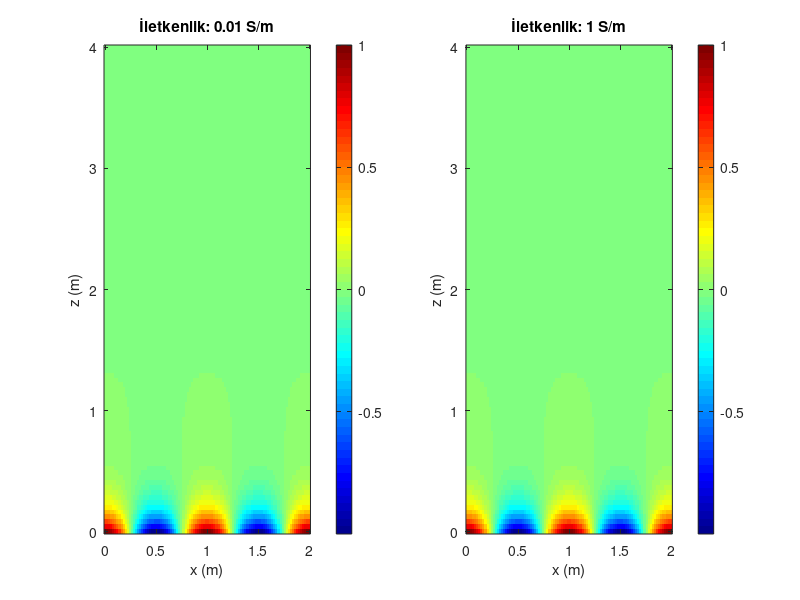

Recreate this plot in MATLAB.
% Parametreler
wavelength = 1; % Dalga boyu (m)
k0 = 2*pi/wavelength; % Dalga vektörü (1/m)

% İletkenlik değerleri
sigma1 = 0.01; % 1. iletkenlik değeri (S/m)
sigma2 = 1; % 2. iletkenlik değeri (S/m)

% Alan boyutları
x = linspace(0, 2*wavelength, 100); % x düzlemi (m)
z = linspace(0, 4*wavelength, 100); % z düzlemi (m)

% Alan dağılımı hesaplamaları
Hz1 = zeros(length(x), length(z)); % 1. iletkenlik için Hz alanı
Hz2 = zeros(length(x), length(z)); % 2. iletkenlik için Hz alanı

for i = 1:length(x)
    for j = 1:length(z)
        % 𝐻𝑧(𝑥,𝑦=0.5,𝑧) hesaplamaları
        Hz1(i, j) = exp(-k0*z(j))*cos(k0*x(i)); % 1. iletkenlik için Hz değeri
        Hz2(i, j) = exp(-k0*z(j))*cos(k0*x(i)); % 2. iletkenlik için Hz değeri
    end
end

% 𝐻𝑧(𝑥,𝑦=0.5,𝑧) alan dağılımının çizdirilmesi
figure;

subplot(1, 2, 1);
imagesc(x, z, Hz1');
axis xy;
colorbar;
title('İletkenlik: 0.01 S/m');
xlabel('x (m)');
ylabel('z (m)');

subplot(1, 2, 2);
imagesc(x, z, Hz2');
axis xy;
colorbar;
title('İletkenlik: 1 S/m');
xlabel('x (m)');
ylabel('z (m)');
colormap jet;